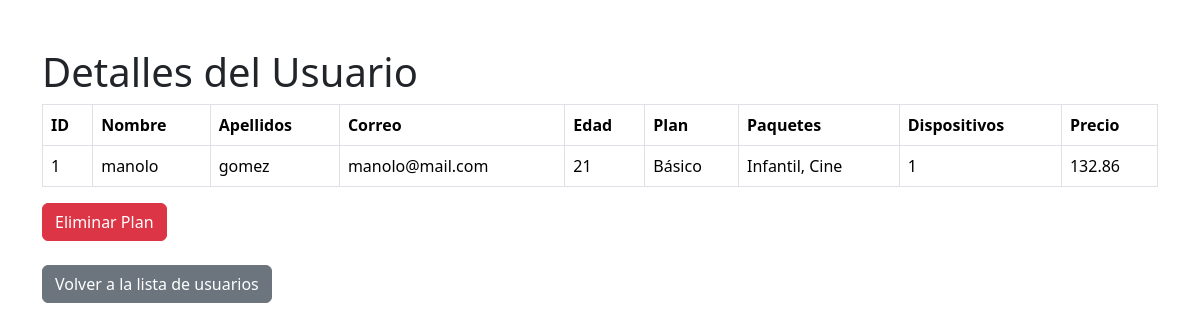
Screenshot of /vista/editar_planes.php?id=1 (signed in) with the database file from the repository.
### tables this page shows
CREATE TABLE detalles(
    id_detalles INT PRIMARY KEY AUTO_INCREMENT,
    id_usuario INT,
    id_plan INT,
    id_paquete1 INT,
    id_paquete2 INT null,
    id_paquete3 INT null,
    FOREIGN KEY (id_usuario) REFERENCES usuarios(id_usuario) ON DELETE CASCADE,
    FOREIGN KEY (id_paquete1) REFERENCES paquetes(id_paquete) ON DELETE CASCADE,
    FOREIGN KEY (id_paquete2) REFERENCES paquetes(id_paquete) ON DELETE CASCADE,
    FOREIGN KEY (id_paquete3) REFERENCES paquetes(id_paquete) ON DELETE CASCADE,
    FOREIGN KEY (id_plan) REFERENCES plan(id_plan) ON DELETE CASCADE
);

CREATE TABLE usuarios (
    id_usuario INT AUTO_INCREMENT PRIMARY KEY,
    nombre VARCHAR(100) NOT NULL,
    apellidos VARCHAR(100) NOT NULL,
    correo VARCHAR(100) NOT NULL UNIQUE,
    edad INT NOT NULL CHECK (edad >= 0)
);

CREATE TABLE plan (
    id_plan INT AUTO_INCREMENT PRIMARY KEY,
    nombre VARCHAR(50) NOT NULL,
    dispositivos INT NOT NULL,   
    precio DECIMAL(10, 2) NOT NULL,
    duracion_suscripcion ENUM("Mensual","Anual")NOT NULL
);

### config/class_conexion.php (called while the page is built, shortened)
<?php
class Conexion {
    private $servidor = 'localhost';
    private $usuario = 'root';
    private $password = 'root';
    private $base_datos = 'streamweb';
    public function __construct() {
        $this->conexion = new mysqli($this->servidor, $this->usuario, $this->password, $this->base_datos);
    }
}
?>

### controlador/UsuarioController.php (called while the page is built, shortened)
<?php
require_once '../modelo/class_usuario.php';
class UsuarioController
{
    private $usuario;
    public function __construct()
    {
        $this->usuario = new Usuario();
    }
    public function obtenerUsuarioPorId($id_usuario)
    {
        return $this->usuario->obtenerUsuarioPorId($id_usuario);
    }
    public function filtrar_usuario($usuario)
    {
        return $this->usuario->filtrar_usuario($usuario);
    }
}
?>

### modelo/class_usuario.php (called while the page is built, shortened)
<?php
require_once '../config/class_conexion.php';
class Usuario
{
    private $conexion;
    public function __construct()
    {
        $this->conexion = new Conexion();
    }
    public function obtenerUsuarioPorId($id_usuario)
    {
        $query = "SELECT u.*,
       r.id_detalles,
       r.id_plan,
       r.id_paquete1,
       r.id_paquete2,
       r.id_paquete3,
       pl.nombre AS Plan_Obtenido,
       CONCAT_WS(', ', p1.nombre, p2.nombre, p3.nombre) AS Paquetes_Obtenidos,
       pl.dispositivos,
       (pl.precio + IFNULL(p1.precio, 0) + IFNULL(p2.precio, 0) + IFNULL(p3.precio, 0)) AS Precio_Total
FROM usuarios u
LEFT JOIN detalles r ON u.id_usuario = r.id_usuario
LEFT JOIN plan pl ON r.id_plan = pl.id_plan
LEFT JOIN paquetes p1 ON r.id_paquete1 = p1.id_paquete
LEFT JOIN paquetes p2 ON r.id_paquete2 = p2.id_paquete
LEFT JOIN paquetes p3 ON r.id_paquete3 = p3.id_paquete
WHERE u.id_usuario = ?;";
        $stmt = $this->conexion->conexion->prepare($query);
        $stmt->bind_param("i", $id_usuario);
        $stmt->execute();
        $resultado = $stmt->get_result();
        $usuario = [];
        while ($fila = $resultado->fetch_assoc()) {
            $usuario[] = $fila;
        }
        return $usuario;
    }
    public function filtrar_usuario($usuario)
    {
        $query = "SELECT * FROM detalles WHERE id_usuario = ?";
        $stmt = $this->conexion->conexion->prepare($query);
        $stmt->bind_param("i", $usuario);
        $stmt->execute();
        $resultado = $stmt->get_result();
        $res = $resultado->fetch_assoc();
        return $res;
    }
}

### vista/editar_planes.php (the view, shortened to what this page needs)
<?php
require_once '../controlador/PlanController.php';
require_once '../controlador/UsuarioController.php';
$controller1 = new UsuarioController();
$id_usuario = $_GET['id'] ?? null;
$cliente = $controller1->filtrar_usuario($id_usuario);
$tabla = $controller1->obtenerUsuarioPorId($cliente["id_usuario"]);
?>
<!DOCTYPE html>
<html lang="es">
<head>
    <link href="https://cdn.jsdelivr.net/npm/bootstrap@5.3.3/dist/css/bootstrap.min.css" rel="stylesheet">
</head>
<body>
    <div class="container mt-5">
        <h1>Detalles del Usuario</h1>
        <form method="post">
            <table class="table table-bordered">
                <thead>
                    <tr>
                        <th>ID</th>
                        <th>Nombre</th>
                        <th>Apellidos</th>
                        <th>Correo</th>
                        <th>Edad</th>
                        <th>Plan</th>
                        <th>Paquetes</th>
                        <th>Dispositivos</th>
                        <th>Precio</th>
                    </tr>
                </thead>
                <tbody>
                    <tr>
                        <?php if (!empty($tabla)): ?>
                            <td><?= htmlspecialchars($tabla[0]['id_usuario']) ?></td>
                            <td><?= htmlspecialchars($tabla[0]['nombre']) ?></td>
                            <td><?= htmlspecialchars($tabla[0]['apellidos']) ?></td>
                            <td><?= htmlspecialchars($tabla[0]['correo']) ?></td>
                            <td><?= htmlspecialchars($tabla[0]['edad']) ?></td>
                            <td><?= htmlspecialchars($tabla[0]['Plan_Obtenido']) ?></td>
                            <td><?= htmlspecialchars($tabla[0]['Paquetes_Obtenidos']) ?></td>
                            <td><?= htmlspecialchars($tabla[0]['dispositivos']) ?></td>
                            <td><?= htmlspecialchars($tabla[0]['Precio_Total']) ?></td>
                        <?php else: ?>
                            <td colspan="9">No se encontraron detalles del usuario.</td>
                        <?php endif; ?>
                    </tr>
                </tbody>
            </table>
            <button type="submit" class="btn btn-danger" onclick="return confirm('¿Estás seguro de que quieres eliminar el plan del usuario?');">Eliminar Plan</button>
        </form>
        <br>
        <a href="lista_usuario.php" class="btn btn-secondary">Volver a la lista de usuarios</a>
    </div>
</body>
</html>

### rows the page displays
detalles: id_usuario.id_usuario "1", id_usuario.nombre "manolo", id_usuario.apellidos "gomez", id_usuario.correo "manolo@mail.com", id_usuario.edad "21", id_plan.nombre "Básico", id_plan.dispositivos "1"

### other values shown
$tabla[0]['Paquetes_Obtenidos'] "Infantil, Cine"
$tabla[0]['Precio_Total'] "132.86"
